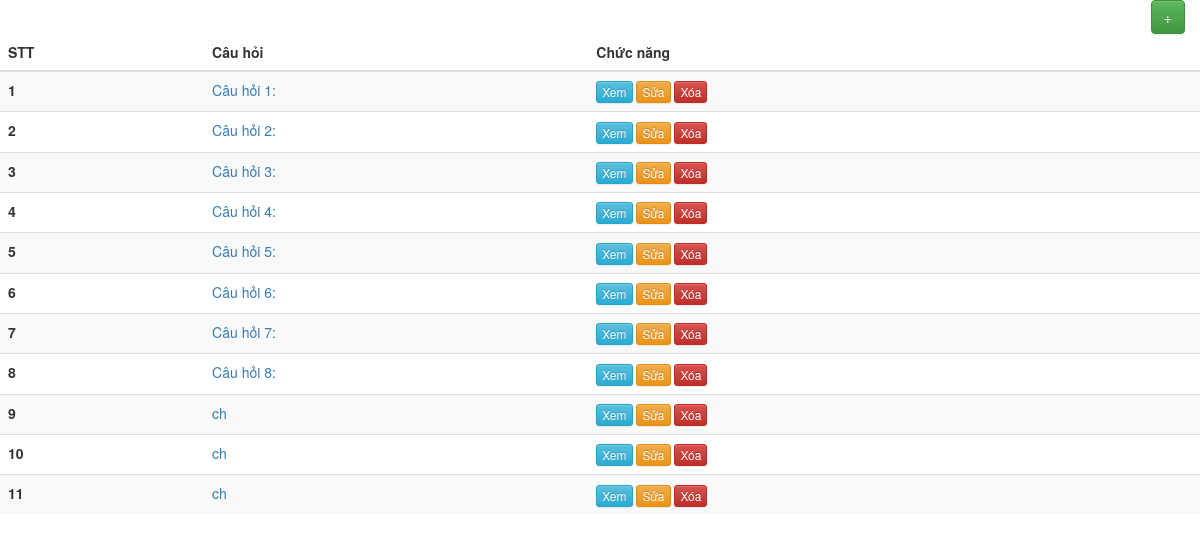
The page / on the database its author committed.
### tables this page shows
CREATE TABLE `tbl_question` (
  `id` int(11) NOT NULL,
  `question` varchar(255) NOT NULL,
  `option_a` varchar(255) NOT NULL,
  `option_b` varchar(255) NOT NULL,
  `option_c` varchar(255) NOT NULL,
  `option_d` varchar(255) NOT NULL,
  `answer` varchar(1) NOT NULL
);

### index.php (the view, shortened to what this page needs)
<!DOCTYPE html>
<html lang="vi">
<head>
    <link rel="stylesheet" href="https://cdn.jsdelivr.net/npm/bootstrap@3.3.7/dist/css/bootstrap.min.css">
    <link rel="stylesheet" href="https://cdn.jsdelivr.net/npm/bootstrap@3.3.7/dist/css/bootstrap-theme.min.css">
</head>
<body>
    <div class="contener">
        <table class="table table-striped">
            <thead>
                <tr>
                    <th scope="col">STT</th>
                    <th scope="col">Câu hỏi</th>
                    <th scope="col">Chức năng</th>
                </tr>
            </thead>
            <tbody>
                <div class="col-sm-12 text-right">
                    <button id="btnquestion" class="btn btn-success">+</button>
                </div>
                <?php include('connect.php') ?>
                <?php
                $sql = $conn->prepare("SELECT * FROM tbl_question");
                $sql->execute();
                $index = 1;
                while ($result = $sql->fetch(PDO::FETCH_ASSOC)) {
                    echo '<tr>';
                    echo    '<th scope="row">' . ($index++) . '</th>';
                    echo    '<td class="text-primary">' . $result['question'] . '</td>';
                    echo    '<td>';
                    echo        '<button type="" class="btn btn-xs btn-info">Xem</button>&nbsp';
                    echo        '<button type="" class="btn btn-xs btn-warning">Sửa</button>&nbsp';
                    echo        '<button type="" class="btn btn-xs btn-danger">Xóa</button>';
                    echo    '</td>';
                    echo '</tr>';
                }
                ?>
            </tbody>
        </table>
    </div>
</body>
</html>

### rows shown on the page
tbl_question: question "Câu hỏi 1:"
tbl_question: question "Câu hỏi 2:"
tbl_question: question "Câu hỏi 3:"
tbl_question: question "Câu hỏi 4:"
tbl_question: question "Câu hỏi 5:"
tbl_question: question "Câu hỏi 6:"
tbl_question: question "Câu hỏi 7:"
tbl_question: question "Câu hỏi 8:"
tbl_question: question "ch"
tbl_question: question "ch"
tbl_question: question "ch"
